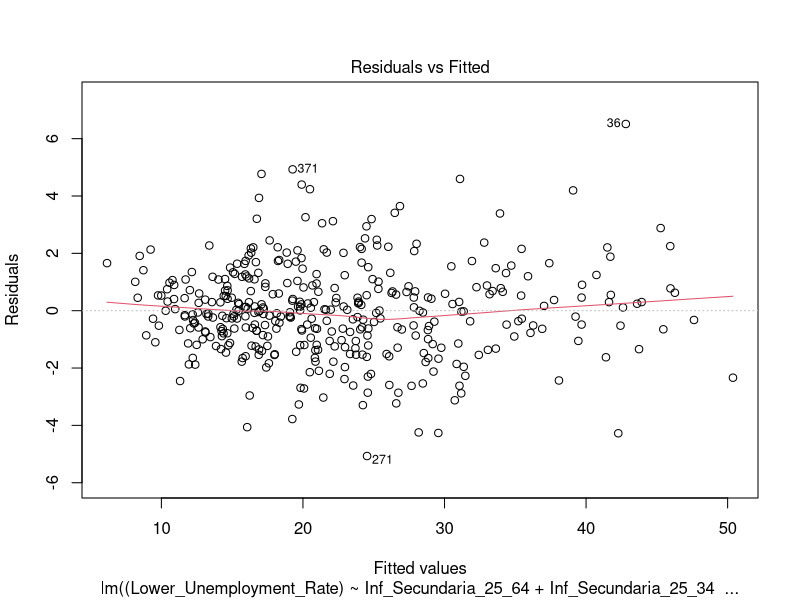
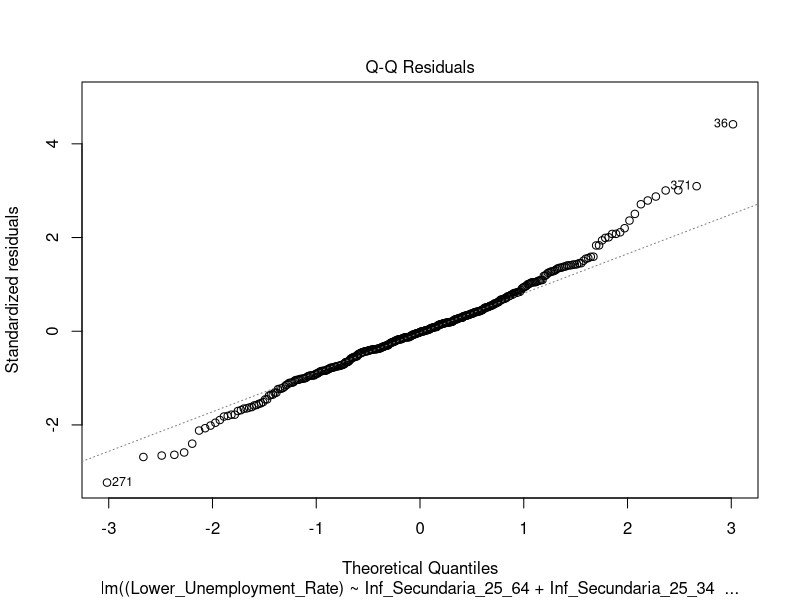
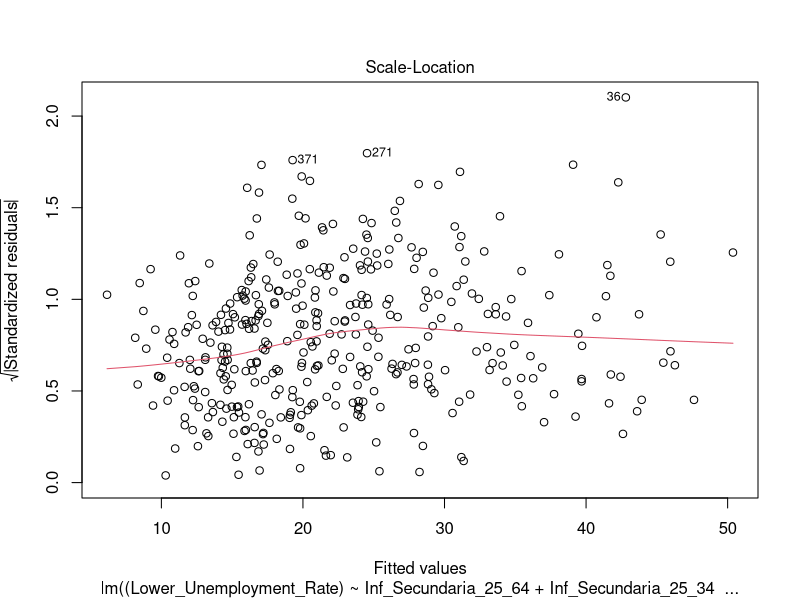
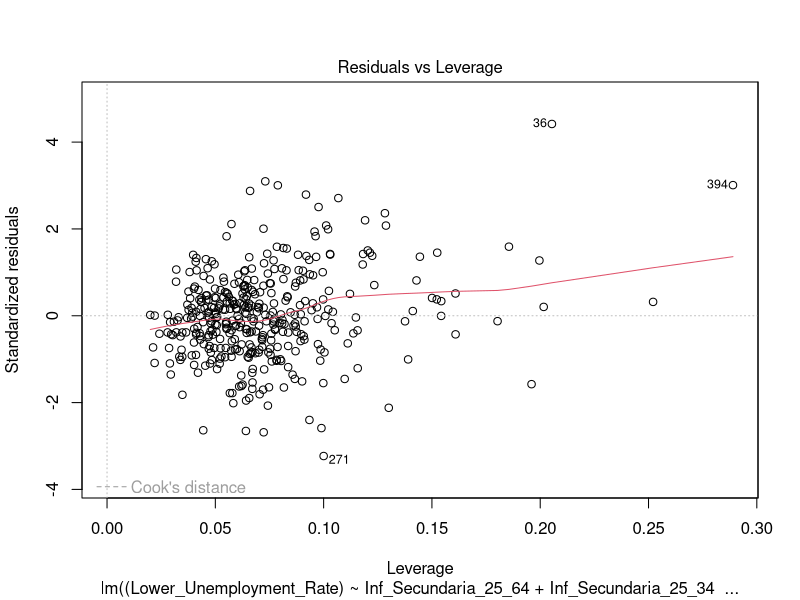
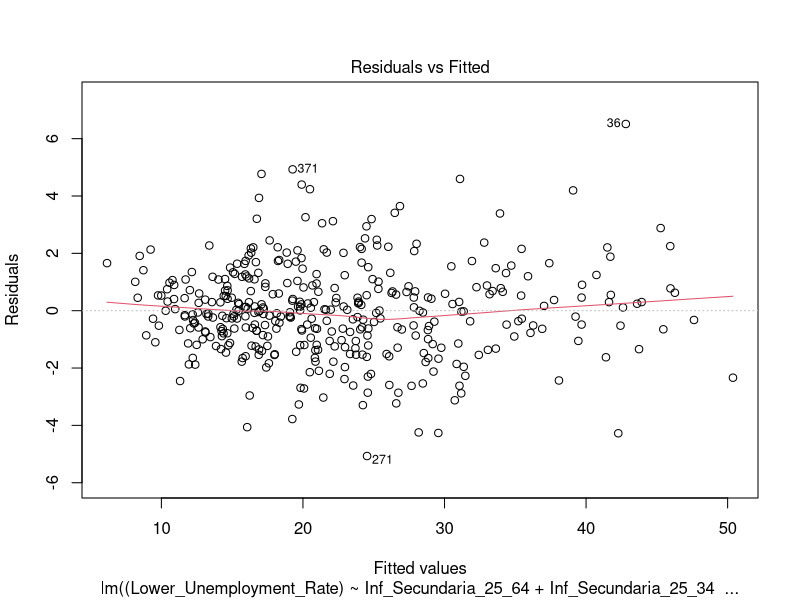
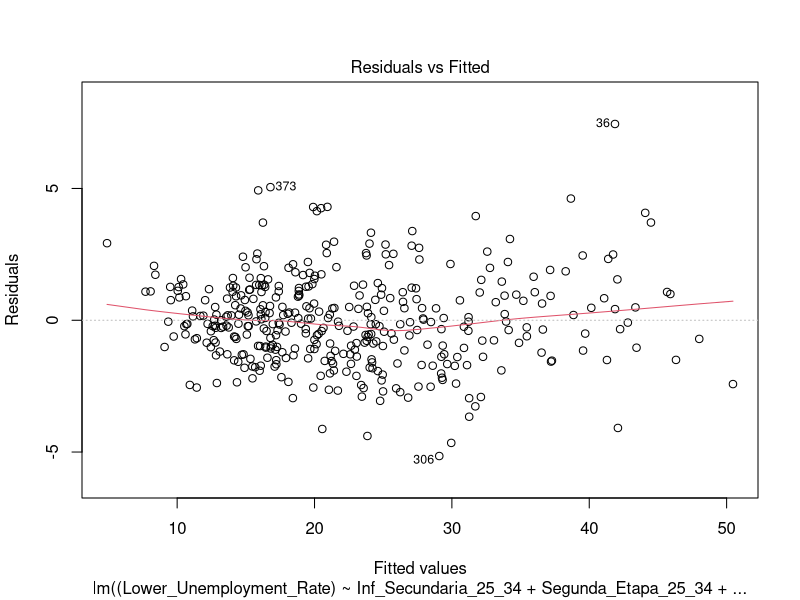
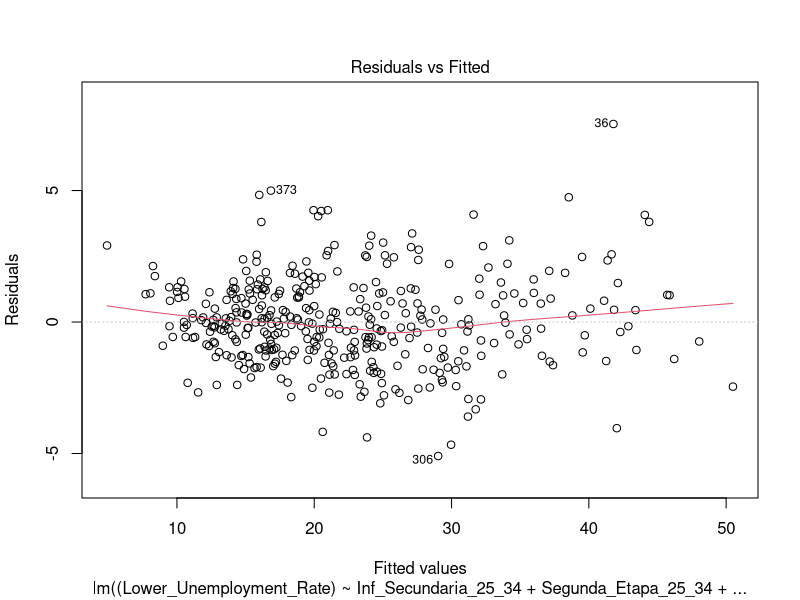
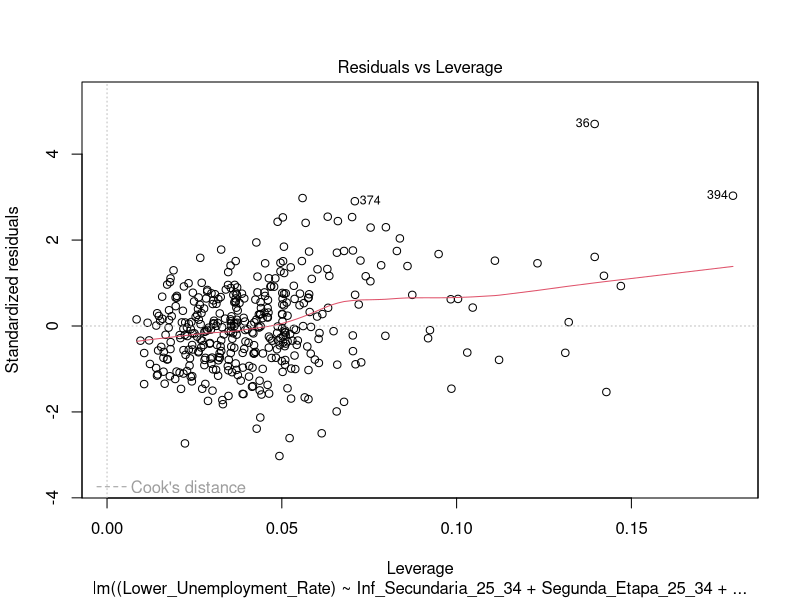

Recreate these plots in R, in order.
#Set the same seed
set.seed(123)

library(tidyverse)
library(dplyr)
library(MASS)

data1 <- read.csv("./dataset1.csv")
data2 <- read.csv("./dataset2.csv")
summary(data1)
summary(data2)
#names of columns
names(data1)
names(data2)

#Mixing both datasets
mixedDf <- inner_join(data1, data2, by = c("CCAA", "Sex", "Year"))

#Remove NAs values
mixedDf <- na.omit(mixedDf)
summary(mixedDf)
dim(mixedDf)

# Mod1 using F1
mod1 <- lm((Lower_Unemployment_Rate) ~ Inf_Secundaria_25_64 + Inf_Secundaria_25_34 + 
             Inf_Secundaria_55_64 + Segunda_Etapa_25_64 + Segunda_Etapa_25_34 + 
             Segunda_Etapa_55_64 + Superior_25_64 + Superior_25_34 + Superior_55_64 +
             Age12_Suitability + Age15_Suitability + Middle_Unemployment_Rate + 
             Upper_Unemployment_Rate + Lower_Emp_Rate_25_64 + Lower_Emp_Rate_25_34 +
             Middle_Emp_Rate_25_64 + Middle_Emp_Rate_25_34 + Upper_Emp_Rate_25_64 + 
             Upper_Emp_Rate_25_34 + Lower_Activity_Rate_25_64 + Lower_Activity_Rate_25_34 +
             Middle_Activity_Rate_25_64 + Middle_Activity_Rate_25_34 + 
             Upper_Activity_Rate_25_64 + Upper_Activity_Rate_25_34 + Sex + Year, data = mixedDf)

#Plotting mod1
plot(mod1)

# Summary 
summary(mod1)


#There are some variables with high p-value, we discard them
plot(mod1,1)
#Kind of a linear trend

#####Backward elimination#####
#We chose a significance level of alpha= 0.15
#Firstly, we will discard the high p-value variables
mod11 <- lm((Lower_Unemployment_Rate) ~ Inf_Secundaria_25_34 +
              Segunda_Etapa_25_34 + Superior_25_34 + Age12_Suitability + Age15_Suitability +
              Middle_Unemployment_Rate + Upper_Unemployment_Rate + Lower_Emp_Rate_25_64 + 
              Lower_Emp_Rate_25_34 + Middle_Emp_Rate_25_64 + Upper_Emp_Rate_25_64 + 
              Lower_Activity_Rate_25_64 + Lower_Activity_Rate_25_34 + Middle_Activity_Rate_25_64 +
              Upper_Activity_Rate_25_64 + Sex + Year, data = mixedDf)
summary(mod11)
plot(mod11,1)


#Removing
#summary(mod11)
#Remove year: p value= 0.397919
mod12 <- lm((Lower_Unemployment_Rate) ~ Inf_Secundaria_25_34 +
              Segunda_Etapa_25_34 + Superior_25_34 + Age12_Suitability + Age15_Suitability +
              Middle_Unemployment_Rate + Upper_Unemployment_Rate + Lower_Emp_Rate_25_64 + 
              Lower_Emp_Rate_25_34 + Middle_Emp_Rate_25_64 + Upper_Emp_Rate_25_64 + 
              Lower_Activity_Rate_25_64 + Lower_Activity_Rate_25_34 + Middle_Activity_Rate_25_64 +
              Upper_Activity_Rate_25_64 + Sex, data = mixedDf)
summary(mod12)

#Now all the variables have small p-values
#But we still have so many variables, may not be useful
#Firstly we will detect and eliminate the noise

#Distribution of the residuals
shapiro.test(residuals(mod12))
#Small p-value, then the residuals don't follow a normal distribution

######Checking for outliers######
plot(mod12,1)
# stud_resids <- studres(mod12)
# plot ( mod12$fitted.values , stud_resids,
#        xlab ='Fitted', ylab ='Studentized Residuals')

res_stud <- rstudent(mod12)
outliers <- which(abs(res_stud) > 3)

######Leverage points######
plot(mod12,5)
sort(cooks.distance(mod12))
#We can see that firstly the observations 36, 306 and 373 could be outliers in the 
#Residuals vs Fitted plot (line 79). 
#Moreover, looking ate the Residuals vs Leverage plot (line 88), 
#the value 394 could also be a leverage point
#Aditionaly, in lines 84 and 85 we computed the outliers with the formula, with this
#we can see that the observations 303, 370 and 391 are also outliers.
#We proceed with the elimination

noise_names <- c("36", "303", "306", "370", "373", "391", "394")

#Filter the original dataset finding the four values
mixedDfSubset <- mixedDf[!(rownames(mixedDf) %in% noise_names), ]

summary(mixedDfSubset)

#We compute again the model
mod12Clean <- lm((Lower_Unemployment_Rate) ~ Inf_Secundaria_25_34 +
                   Segunda_Etapa_25_34 + Superior_25_34 + Age12_Suitability + Age15_Suitability +
                   Middle_Unemployment_Rate + Upper_Unemployment_Rate + Lower_Emp_Rate_25_64 + 
                   Lower_Emp_Rate_25_34 + Middle_Emp_Rate_25_64 + Upper_Emp_Rate_25_64 + 
                   Lower_Activity_Rate_25_64 + Lower_Activity_Rate_25_34 + Middle_Activity_Rate_25_64 +
                   Upper_Activity_Rate_25_64 + Sex, data = mixedDfSubset)
summary(mod12Clean)
summary(mod12)
plot(mod12Clean,1)
plot(mod12Clean,5)

#We will reduce the significance level in order to reduce the accuracy of our model 
#Reduce alpha = 0.05

summary(mod12Clean)

#Delete Inf_Secundaria_25_34  with p-value of 0.176158
mod13 <- lm((Lower_Unemployment_Rate) ~ Segunda_Etapa_25_34 + Superior_25_34 + Age12_Suitability + Age15_Suitability +
              Middle_Unemployment_Rate + Upper_Unemployment_Rate + Lower_Emp_Rate_25_64 + 
              Lower_Emp_Rate_25_34 + Middle_Emp_Rate_25_64 + Upper_Emp_Rate_25_64 + 
              Lower_Activity_Rate_25_64 + Lower_Activity_Rate_25_34 + Middle_Activity_Rate_25_64 +
              Upper_Activity_Rate_25_64 + Sex, data = mixedDfSubset)

summary(mod13)

#Delete Upper_Activity_Rate_25_64 with p-value of 0.056450
mod14 <- lm((Lower_Unemployment_Rate) ~ Segunda_Etapa_25_34 + Superior_25_34 + Age12_Suitability + Age15_Suitability +
              Middle_Unemployment_Rate + Upper_Unemployment_Rate + Lower_Emp_Rate_25_64 + 
              Lower_Emp_Rate_25_34 + Middle_Emp_Rate_25_64 + Upper_Emp_Rate_25_64 + 
              Lower_Activity_Rate_25_64 + Lower_Activity_Rate_25_34 + Middle_Activity_Rate_25_64 +
              Sex, data = mixedDfSubset)

summary(mod14)

#Delete Superior_25_34 with p-value of 0.086163
mod15 <- lm((Lower_Unemployment_Rate) ~ Segunda_Etapa_25_34 + Age12_Suitability + Age15_Suitability +
              Middle_Unemployment_Rate + Upper_Unemployment_Rate + Lower_Emp_Rate_25_64 + 
              Lower_Emp_Rate_25_34 + Middle_Emp_Rate_25_64 + Upper_Emp_Rate_25_64 + 
              Lower_Activity_Rate_25_64 + Lower_Activity_Rate_25_34 + Middle_Activity_Rate_25_64 +
              Sex, data = mixedDfSubset)

summary(mod15)

#Delete Lower_Activity_Rate_25_34 p-value of 0.072197 
mod16 <- lm((Lower_Unemployment_Rate) ~ Segunda_Etapa_25_34 + Age12_Suitability + Age15_Suitability +
              Middle_Unemployment_Rate + Upper_Unemployment_Rate + Lower_Emp_Rate_25_64 + 
              Lower_Emp_Rate_25_34 + Middle_Emp_Rate_25_64 + Upper_Emp_Rate_25_64 + 
              Lower_Activity_Rate_25_64 + Middle_Activity_Rate_25_64 +
              Sex, data = mixedDfSubset)

summary(mod16)

#Delete Age12_Suitability with p-value of 0.05507
mod17 <- lm((Lower_Unemployment_Rate) ~ Segunda_Etapa_25_34 + Age15_Suitability +
              Middle_Unemployment_Rate + Upper_Unemployment_Rate + Lower_Emp_Rate_25_64 + 
              Lower_Emp_Rate_25_34 + Middle_Emp_Rate_25_64 + Upper_Emp_Rate_25_64 + 
              Lower_Activity_Rate_25_64 + Middle_Activity_Rate_25_64 +
              Sex, data = mixedDfSubset)

summary(mod17)


#confidence intervals
confint(mod12)

# Compare models using R square 
#c(summary(mod1)$adj.r.squared, summary(mod12)$adj.r.squared)

# Compare models using AIC y BIC - lowest is better
AIC(mod1, mod12)
BIC(mod1, mod12)
